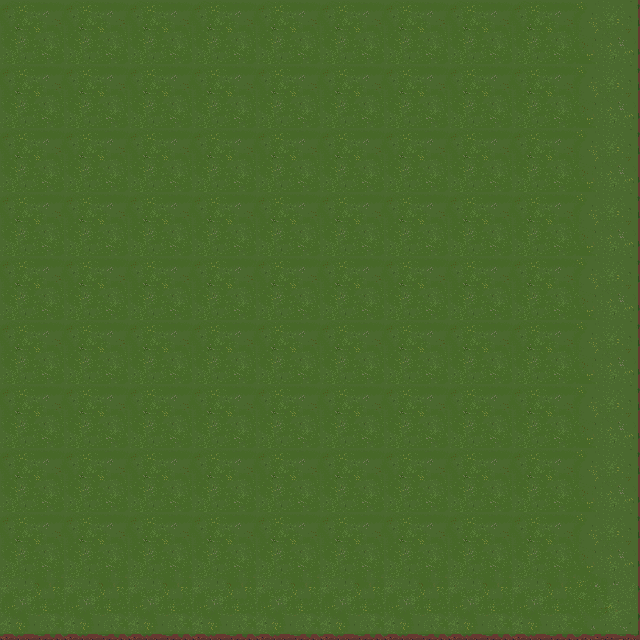

This is a level from a 2D game, rendered from its Tiled map with the project's own tilesets. A one-line summary and the complete map file follow:
An orthogonal 10x10 tile map with 64x64 px tiles, 1 tile layer (Tile Layer 1).

<map version="1.8" tiledversion="1.8.4" orientation="orthogonal" renderorder="right-down" width="10" height="10" tilewidth="64" tileheight="64" infinite="0" nextlayerid="2" nextobjectid="1">
 <tileset firstgid="1" name="Ground" tilewidth="64" tileheight="64" tilecount="4" columns="2">
  <image source="../../Pictures/Background/Ground.png" width="128" height="128" />
 </tileset>
 <layer id="1" name="Tile Layer 1" width="10" height="10">
  <data encoding="csv">
1,1,1,1,1,1,1,1,1,2,
1,1,1,1,1,1,1,1,1,2,
1,1,1,1,1,1,1,1,1,2,
1,1,1,1,1,1,1,1,1,2,
1,1,1,1,1,1,1,1,1,2,
1,1,1,1,1,1,1,1,1,2,
1,1,1,1,1,1,1,1,1,2,
1,1,1,1,1,1,1,1,1,2,
1,1,1,1,1,1,1,1,1,2,
3,3,3,3,3,3,3,3,3,4
</data>
 </layer>
</map>